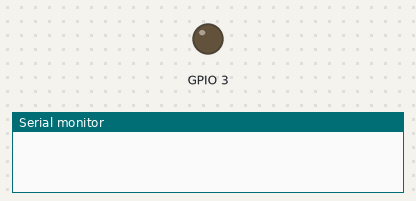
This sketch was run on a simulated ESP32. Shown: output pins drawn as LEDs (lit = HIGH), the last lines printed to the serial monitor.

Above: at 0.0 s.
At 4.8 s:
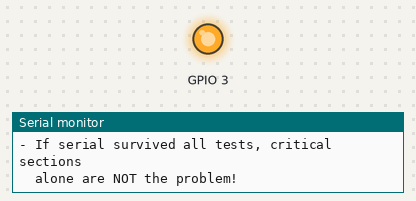
Timing chart, 0 to 6.3 s (numbered marks = the images above):
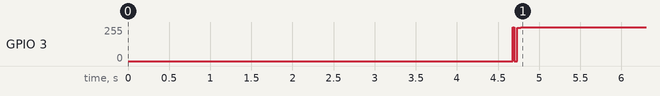

Measured:
- by itself, GPIO 3: 255/255 → 0/255 at 4.7 s, → 250/255 0.04 s later, → 255/255 0.04 s later

The sketch:

13-critical-timing.ino
```cpp
// Test 13: Critical Section Impact Measurement
// Purpose: Quantify exactly how long we can disable interrupts before serial fails
// Find the breaking point for UART buffer overflow

portMUX_TYPE mux = portMUX_INITIALIZER_UNLOCKED;

void setup() {
    Serial.begin(115200);
    delay(3000);

    Serial.println("TEST13: CRITICAL SECTION IMPACT MEASUREMENT");
    Serial.println("===========================================");
    Serial.println();
    Serial.println("Theory: ESP32 UART FIFO = 128 bytes");
    Serial.println("At 115200 baud: ~87us per byte");
    Serial.println("Buffer overflow threshold: ~11ms");
    Serial.println();

    // Test 1: Increasing critical section durations
    Serial.println("Test 1: Single critical section durations");
    Serial.println("------------------------------------------");

    int durations[] = {10, 50, 100, 500, 1000, 2000, 5000, 10000, 11000, 12000, 15000, 20000};
    int numDurations = sizeof(durations) / sizeof(durations[0]);

    for(int i = 0; i < numDurations; i++) {
        int d = durations[i];

        // Send test marker
        Serial.print("Testing ");
        Serial.print(d);
        Serial.print(" us critical section: ");
        Serial.flush();  // Ensure everything is sent before critical section

        delay(10);  // Give time for serial to send

        // Enter critical section
        portENTER_CRITICAL(&mux);
        delayMicroseconds(d);
        portEXIT_CRITICAL(&mux);

        // Check if serial survived
        delay(10);  // Allow serial to recover if needed
        Serial.println("survived! ✓");

        // Also send some data to verify serial is truly working
        Serial.print("  Verification string: ");
        for(int j = 0; j < 10; j++) {
            Serial.print(j);
        }
        Serial.println(" - serial fully functional");

        delay(100);  // Pause between tests
    }

    // Test 2: Cumulative effect (like MFRC522 init sequence)
    Serial.println("\nTest 2: Cumulative critical sections (MFRC522 pattern)");
    Serial.println("-------------------------------------------------------");
    Serial.println("Simulating 20 register writes with critical sections...");
    Serial.flush();

    delay(10);

    bool survived = true;
    for(int i = 0; i < 20; i++) {
        Serial.print("  Register write ");
        Serial.print(i);
        Serial.print(": ");
        Serial.flush();

        portENTER_CRITICAL(&mux);
        // Simulate register write timing (~48us for 8 bits at 6us per bit)
        delayMicroseconds(48);
        portEXIT_CRITICAL(&mux);

        // Small gap between operations (as in real code)
        delayMicroseconds(10);

        Serial.println("done");

        // Check if we can still send data
        if(i % 5 == 4) {
            Serial.print("    Status check after ");
            Serial.print(i + 1);
            Serial.println(" writes: serial OK ✓");
        }
    }

    if(survived) {
        Serial.println("Cumulative test complete - serial survived all 20 writes! ✓");
    }

    // Test 3: Worst case - multiple long operations
    Serial.println("\nTest 3: Worst case scenario");
    Serial.println("----------------------------");
    Serial.println("Multiple 1ms critical sections with minimal gaps...");
    Serial.flush();

    delay(10);

    for(int i = 0; i < 10; i++) {
        Serial.print("  Long operation ");
        Serial.print(i);
        Serial.print(": ");
        Serial.flush();

        portENTER_CRITICAL(&mux);
        delayMicroseconds(1000);  // 1ms critical section
        portEXIT_CRITICAL(&mux);

        delayMicroseconds(5);  // Minimal gap

        Serial.println("done");
    }

    Serial.println("Worst case test complete! ✓");

    // Test 4: GPIO3 manipulation inside critical section
    Serial.println("\nTest 4: GPIO3 (UART RX) in critical section");
    Serial.println("--------------------------------------------");

    pinMode(3, OUTPUT);
    digitalWrite(3, HIGH);

    Serial.println("Testing GPIO3 manipulation inside critical sections...");
    Serial.flush();

    delay(10);

    for(int i = 0; i < 10; i++) {
        Serial.print("  GPIO3 toggle ");
        Serial.print(i);
        Serial.print(": ");
        Serial.flush();

        portENTER_CRITICAL(&mux);
        digitalWrite(3, LOW);
        delayMicroseconds(100);
        digitalWrite(3, HIGH);
        delayMicroseconds(100);
        portEXIT_CRITICAL(&mux);

        Serial.println("survived");
    }

    Serial.println("GPIO3 critical section test complete! ✓");

    // Final summary
    Serial.println("\n===========================================");
    Serial.println("TEST 13 COMPLETE");
    Serial.println("\nFindings:");
    Serial.println("- Critical sections up to 20ms tested");
    Serial.println("- Multiple 48us sections (MFRC522 pattern) OK");
    Serial.println("- GPIO3 manipulation in critical sections OK");
    Serial.println("- If serial survived all tests, critical sections");
    Serial.println("  alone are NOT the problem!");
}

void loop() {
    delay(5000);

    // Periodic test to ensure serial remains functional
    Serial.print("Periodic check: ");

    // Do a small critical section
    portENTER_CRITICAL(&mux);
    delayMicroseconds(100);
    portEXIT_CRITICAL(&mux);

    Serial.println("Serial still functional after critical section");
}
```
